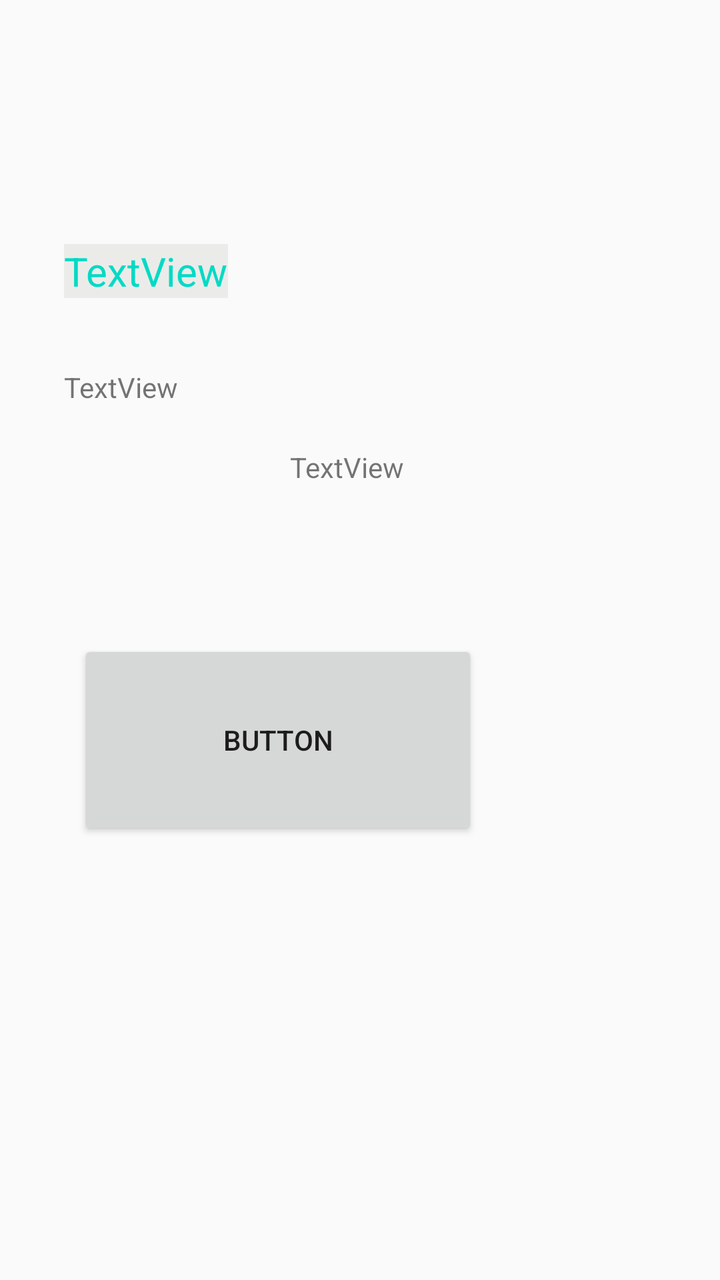
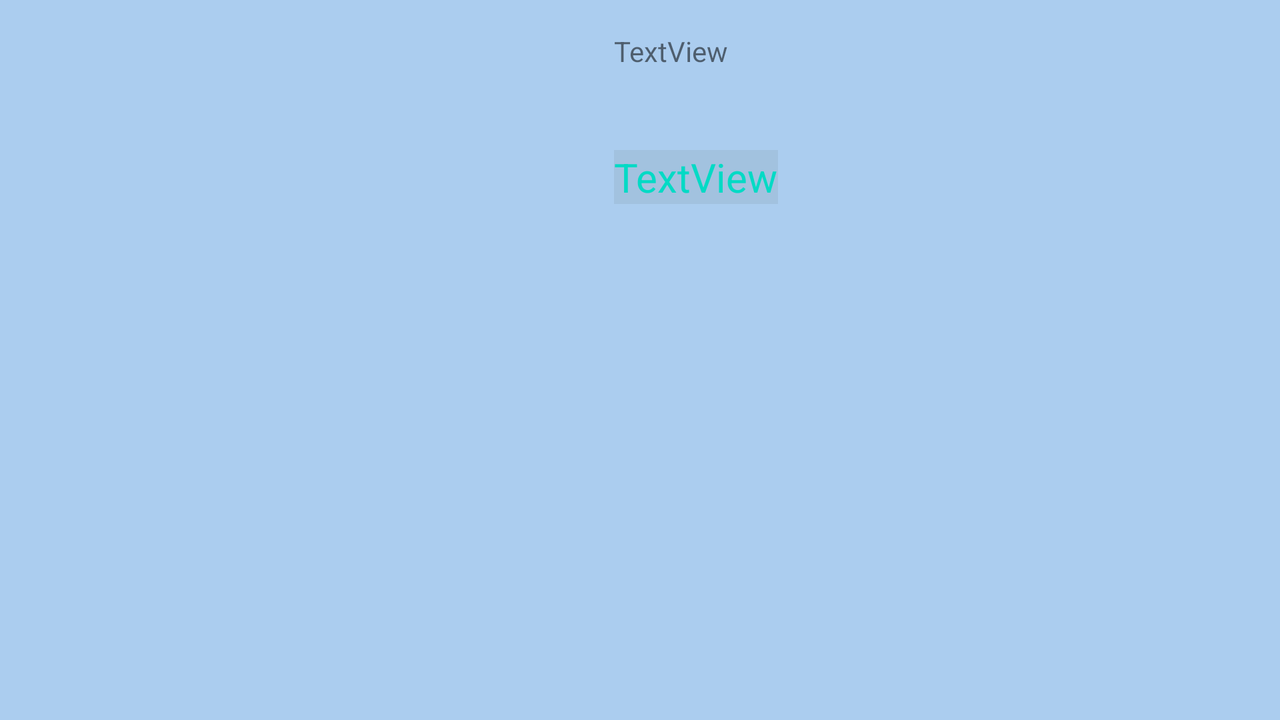

The same Android screen from two of the app's own layout files: first res/layout/ as a phone draws it, then the repository's variant for another configuration, drawn on a device whose configuration selects that folder. Both files follow.
<!-- AndroidManifest.xml: application theme AppTheme -->
<!-- res/layout/activity_recyclerview.xml -->
<?xml version="1.0" encoding="utf-8"?>
<android.support.constraint.ConstraintLayout xmlns:android="http://schemas.android.com/apk/res/android"
    xmlns:app="http://schemas.android.com/apk/res-auto"
    xmlns:tools="http://schemas.android.com/tools"
    android:layout_width="match_parent"
    android:layout_height="match_parent">

    <android.support.v7.widget.RecyclerView
        android:id="@+id/recyclerview"
        android:layout_width="match_parent"
        android:layout_height="wrap_content"
        android:layout_marginTop="50dp"
        android:layout_marginBottom="204dp"
        app:layout_constraintBottom_toTopOf="@+id/button7"
        app:layout_constraintEnd_toEndOf="parent"
        app:layout_constraintHorizontal_bias="0.0"
        app:layout_constraintStart_toStartOf="parent"
        app:layout_constraintTop_toTopOf="parent"
        app:layout_constraintVertical_bias="0.092"></android.support.v7.widget.RecyclerView>

    <TextView
        android:id="@+id/textView2"
        style="@style/mytextstyle"
        android:layout_width="wrap_content"
        android:layout_height="wrap_content"
        android:layout_marginStart="32dp"
        android:layout_marginLeft="32dp"
        android:layout_marginTop="39dp"
        android:text="TextView"
        app:layout_constraintStart_toStartOf="parent"
        app:layout_constraintTop_toBottomOf="@+id/recyclerview" />

    <TextView
        android:id="@+id/textView3"
        android:layout_width="wrap_content"
        android:layout_height="wrap_content"
        android:layout_marginStart="32dp"
        android:layout_marginLeft="32dp"
        android:layout_marginTop="35dp"
        android:text="TextView"
        app:layout_constraintStart_toStartOf="parent"
        app:layout_constraintTop_toBottomOf="@+id/textView2" />

    <TextView
        android:id="@+id/textView4"
        android:layout_width="wrap_content"
        android:layout_height="wrap_content"
        android:layout_marginStart="56dp"
        android:layout_marginLeft="56dp"
        android:layout_marginTop="21dp"
        android:text="TextView"
        app:layout_constraintStart_toEndOf="@+id/textView3"
        app:layout_constraintTop_toBottomOf="@+id/textView3" />

    <Button
        android:id="@+id/button7"
        android:layout_width="@dimen/buttonwidth"
        android:layout_height="@dimen/buttonheight"
        android:layout_marginStart="39dp"
        android:layout_marginLeft="39dp"
        android:layout_marginBottom="187dp"
        android:text="Button"
        app:layout_constraintBottom_toBottomOf="parent"
        app:layout_constraintStart_toStartOf="parent"
        app:layout_constraintTop_toBottomOf="@+id/recyclerview" />

    


</android.support.constraint.ConstraintLayout>
<!-- resources referenced by this layout -->
<resources>
  <dimen name="buttonheight">100dp</dimen>
  <dimen name="buttonwidth">200dp</dimen>
  <style name="mytextstyle" parent="Theme.AppCompat.Light.DarkActionBar">
          <item name="android:background">#1230</item>
          <item name="android:textSize">20sp</item>
          <item name="android:textColor">@color/colorAccent</item>
      </style>
  <style name="AppTheme" parent="Theme.AppCompat.Light.DarkActionBar">
          
          <item name="colorPrimary">@color/colorPrimary</item>
          <item name="colorPrimaryDark">@color/colorPrimaryDark</item>
          <item name="colorAccent">@color/colorAccent</item>
      </style>
</resources>
<!-- res/layout-land/activity_recyclerview.xml (the repository's variant of the layout above) -->
<!-- drawn on the phone turned sideways -->
<?xml version="1.0" encoding="utf-8"?>
<android.support.constraint.ConstraintLayout xmlns:android="http://schemas.android.com/apk/res/android"
    xmlns:app="http://schemas.android.com/apk/res-auto"
    xmlns:tools="http://schemas.android.com/tools"
    android:layout_width="match_parent"
    android:background="#abcdef"
    android:layout_height="match_parent">

    <android.support.v7.widget.RecyclerView
        android:id="@+id/recyclerview"
        android:layout_width="0dp"
        android:layout_height="wrap_content"
        android:layout_marginTop="16dp"
        android:layout_marginEnd="72dp"
        android:layout_marginRight="72dp"
        app:layout_constraintEnd_toStartOf="@+id/textView4"
        app:layout_constraintStart_toStartOf="parent"
        app:layout_constraintTop_toTopOf="parent"></android.support.v7.widget.RecyclerView>

    <TextView
        android:id="@+id/textView2"
        style="@style/mytextstyle"
        android:layout_width="wrap_content"
        android:layout_height="wrap_content"
        android:layout_marginBottom="58dp"
        android:text="TextView"
        app:layout_constraintBottom_toTopOf="@+id/textView3"
        app:layout_constraintStart_toStartOf="@+id/textView4"
        app:layout_constraintTop_toBottomOf="@+id/textView4" />

    <TextView
        android:id="@+id/textView3"
        android:layout_width="wrap_content"
        android:layout_height="0dp"
        android:layout_marginEnd="219dp"
        android:layout_marginRight="219dp"
        android:layout_marginBottom="232dp"
        android:text="TextView"
        app:layout_constraintBottom_toBottomOf="parent"
        app:layout_constraintEnd_toEndOf="parent"
        app:layout_constraintStart_toEndOf="@+id/textView4"
        app:layout_constraintTop_toBottomOf="@+id/textView2" />

    <TextView
        android:id="@+id/textView4"
        android:layout_width="wrap_content"
        android:layout_height="wrap_content"
        android:layout_marginTop="16dp"
        android:layout_marginBottom="40dp"
        android:text="TextView"
        app:layout_constraintBottom_toTopOf="@+id/textView2"
        app:layout_constraintEnd_toStartOf="@+id/textView3"
        app:layout_constraintStart_toEndOf="@+id/recyclerview"
        app:layout_constraintTop_toTopOf="parent" />
</android.support.constraint.ConstraintLayout>
<!-- resources referenced by the variant -->
<!-- as the phone turned sideways resolves them -->
<resources>
  <style name="mytextstyle" parent="Theme.AppCompat.Light.DarkActionBar">
          <item name="android:background">#1230</item>
          <item name="android:textSize">20sp</item>
          <item name="android:textColor">@color/colorAccent</item>
      </style>
  <style name="AppTheme" parent="Theme.AppCompat.Light.DarkActionBar">
          
          <item name="colorPrimary">@color/colorPrimary</item>
          <item name="colorPrimaryDark">@color/colorPrimaryDark</item>
          <item name="colorAccent">@color/colorAccent</item>
      </style>
</resources>
